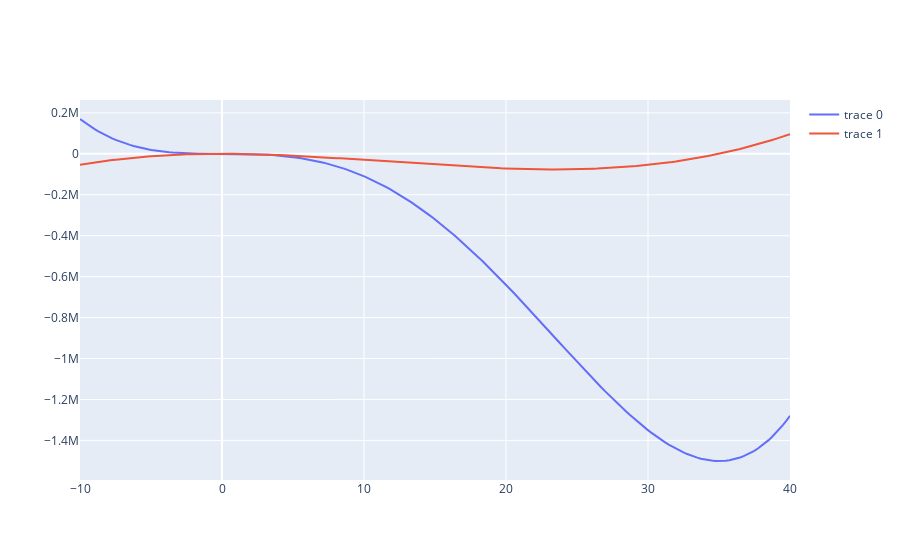

This figure's notebook cell:
### Code cell
fig = go.Figure()
fig.add_trace(go.Scatter(x=x, y=f(x)))
fig.add_trace(go.Scatter(x=x, y=df(x)))
fig.show()

### Figure 1 — Plotly figure (JSON) as saved in the notebook; plotly's stock layout.template omitted (floating-point values rounded to 4 significant figures; data arrays with more than 128 entries replaced by an {"elided": "..."} marker saying what was removed)
{"data": [{"type": "scatter", "x": {"elided": "200 float values"}, "y": {"elided": "200 float values"}}, {"type": "scatter", "x": {"elided": "200 float values"}, "y": {"elided": "200 float values"}}], "layout": {"autosize": true, "xaxis": {"autorange": true, "range": [-10, 40], "type": "linear"}, "yaxis": {"autorange": true, "range": [-1593000.0, 262800.0], "type": "linear"}}}
